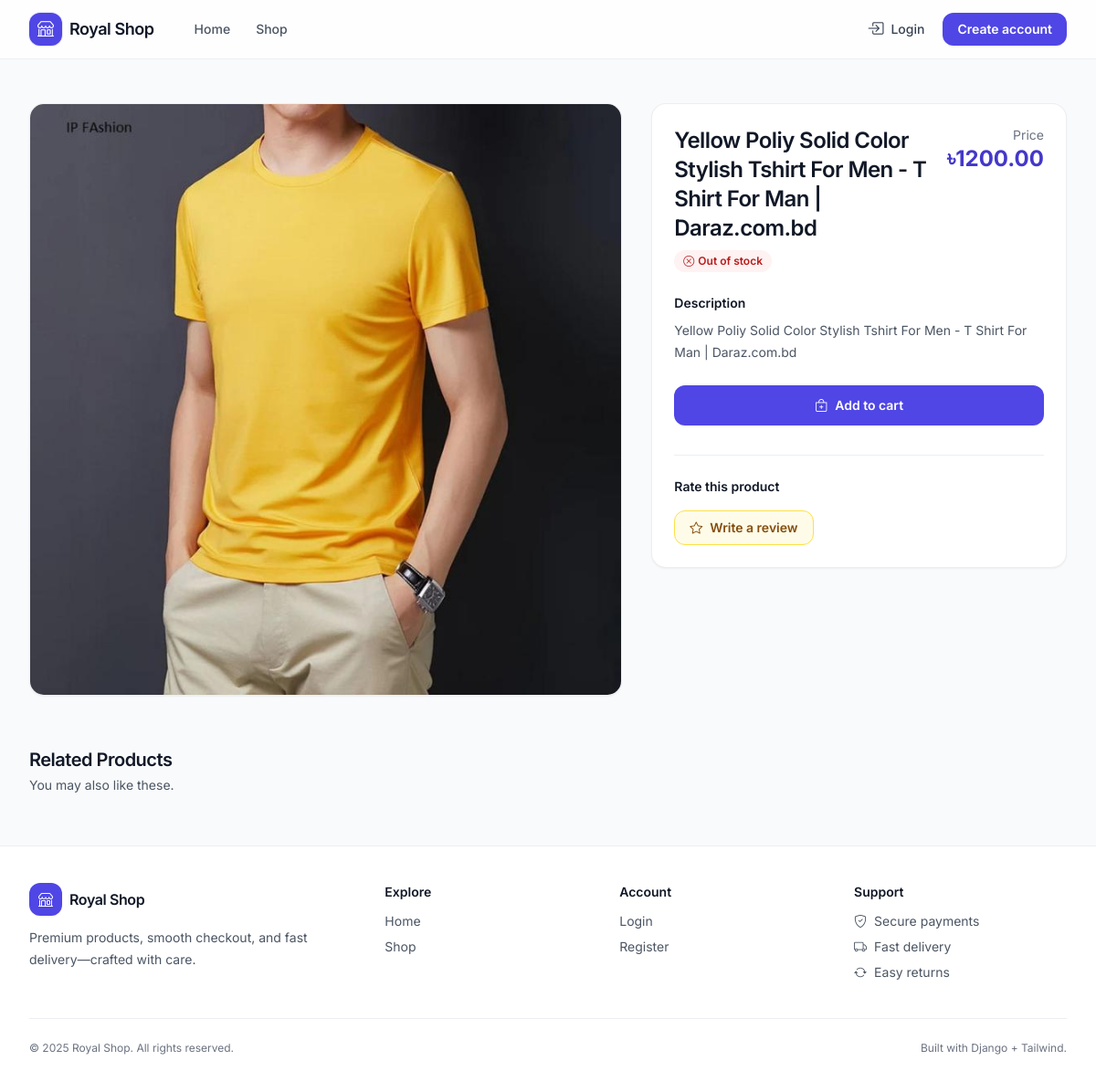
The page /products/detail/yellow-poliy-solid-color-stylish-tshirt-for-men-t-shirt-for-man-darazcombd/ on the database its author committed.
### shop/models.py (models this page shows, shortened)
class Product(models.Model):
    name = models.CharField(max_length=100)
    slug = models.SlugField(max_length=200, unique=True)
    category = models.ForeignKey(Category, on_delete=models.CASCADE, related_name='products')
    description = models.TextField()
    price = models.DecimalField(max_digits=10, decimal_places=2)
    stock = models.PositiveBigIntegerField(default=1)
    available = models.BooleanField(default=True)
    created_at = models.DateTimeField(auto_now_add=True)
    updated_at = models.DateTimeField(auto_now=True)
    image = models.ImageField(upload_to='products/%Y/%m/%d')

### shop/views.py (the view)
# urls.py: path('products/detail/<slug:slug>/', views.product_detail, name="product_detail"),
def product_detail(request, slug):
    product = get_object_or_404(Product, slug = slug, available = True)
    related_products = Product.objects.filter(category = product.category).exclude(id=product.id)
    user_rating = None
    if request.user.is_authenticated:
        try:
            user_rating = Rating.objects.get(product=product, user=request.user)
        except Rating.DoesNotExist:
            pass
    rating_form = RatingForm(instance=user_rating)
    return render(request, 'shop/product_detail.html', {
        'product' :product,
        'related_products' : related_products,
        'user_rating' : user_rating,
        'rating_form' : rating_form
    })

### shop/context_processors.py (called while the page is built)
def cart_items_count(request):
    if request.user.is_authenticated:
        try:
            cart = Cart.objects.get(user=request.user)
            return {'cart_items_count' : cart.get_total_items()}
        except Cart.DoesNotExist:
            {'cart_items_count' : 0}
    return {'cart_items_count' : 0}

### templates/shop/product_detail.html (shortened to what this page needs)
{% extends 'base.html' %}
{% block content %}
<div class="grid gap-8 lg:grid-cols-12">
    <div class="lg:col-span-7">
        <div class="overflow-hidden rounded-2xl border border-gray-200/70 bg-white shadow-sm">
            <div class="bg-gray-50">
                <div class="aspect-square w-full overflow-hidden">
                    {% if product.image %}
                    <img src="{{ product.image.url }}" alt="{{ product.name }}" class="h-full w-full object-cover object-center">
                    {% else %}
                    <div class="flex h-full w-full items-center justify-center text-gray-400">
                        <i class="bi bi-image text-4xl"></i>
                    </div>
                    {% endif %}
                </div>
            </div>
        </div>
    </div>
    <div class="lg:col-span-5">
        <div class="rounded-2xl border border-gray-200/70 bg-white p-6 shadow-sm lg:sticky lg:top-24">
            <div class="flex items-start justify-between gap-4">
                <div>
                    <h1 class="text-2xl font-semibold tracking-tight text-gray-900">{{ product.name }}</h1>
                    <div class="mt-2 flex flex-wrap items-center gap-2">
                        {% if product.stock > 0 %}
                        <span class="inline-flex items-center gap-1 rounded-full bg-green-50 px-2.5 py-1 text-xs font-semibold text-green-700">
                            <i class="bi bi-check-circle"></i>
                            In stock: {{ product.stock }}
                        </span>
                        {% else %}
                        <span class="inline-flex items-center gap-1 rounded-full bg-red-50 px-2.5 py-1 text-xs font-semibold text-red-700">
                            <i class="bi bi-x-circle"></i>
                            Out of stock
                        </span>
                        {% endif %}
                    </div>
                </div>
                <div class="text-right">
                    <p class="text-sm text-gray-500">Price</p>
                    <p class="text-2xl font-bold text-brand-700">৳{{ product.price }}</p>
                </div>
            </div>
            <div class="mt-6">
                <h2 class="text-sm font-semibold text-gray-900">Description</h2>
                <p class="mt-2 text-sm leading-6 text-gray-600">{{ product.description }}</p>
            </div>
            <div class="mt-6">
                <a href="{% url 'cart_add' product.id %}" class="inline-flex w-full items-center justify-center gap-2 rounded-xl bg-brand-600 px-4 py-3 text-sm font-semibold text-white shadow-sm hover:bg-brand-700 transition">
                    <i class="bi bi-bag-plus"></i>
                    Add to cart
                </a>
            </div>
            <div class="mt-8 border-t border-gray-200/70 pt-6">
                <h3 class="text-sm font-semibold text-gray-900">Rate this product</h3>
                <a href="{% url 'rate_product' product.id %}" class="mt-4 inline-flex items-center gap-2 rounded-xl border border-yellow-300 bg-yellow-50 px-4 py-2 text-sm font-semibold text-yellow-800 hover:bg-yellow-100 transition">
                    <i class="bi bi-star"></i>
                    Write a review
                </a>
            </div>
        </div>
    </div>
</div>
<div class="mt-14">
    <div class="flex items-end justify-between gap-4">
        <div>
            <h3 class="text-xl font-semibold tracking-tight text-gray-900">Related Products</h3>
            <p class="mt-1 text-sm text-gray-600">You may also like these.</p>
        </div>
    </div>
</div>
{% endblock %}

### templates/base.html (style rules this page uses)
body { font-family: Inter, ui-sans-serif, system-ui, -apple-system, Segoe UI, Roboto, Helvetica, Arial, "Apple Color Emoji","Segoe UI Emoji"; }

### rows shown on the page
Product: image (picture), name "Yellow Poliy Solid Color Stylish Tshirt For Men - T Shirt For Man | Daraz.com.bd", price "1200.00", description "Yellow Poliy Solid Color Stylish Tshirt For Men - T Shirt For Man | Daraz.com.bd"
